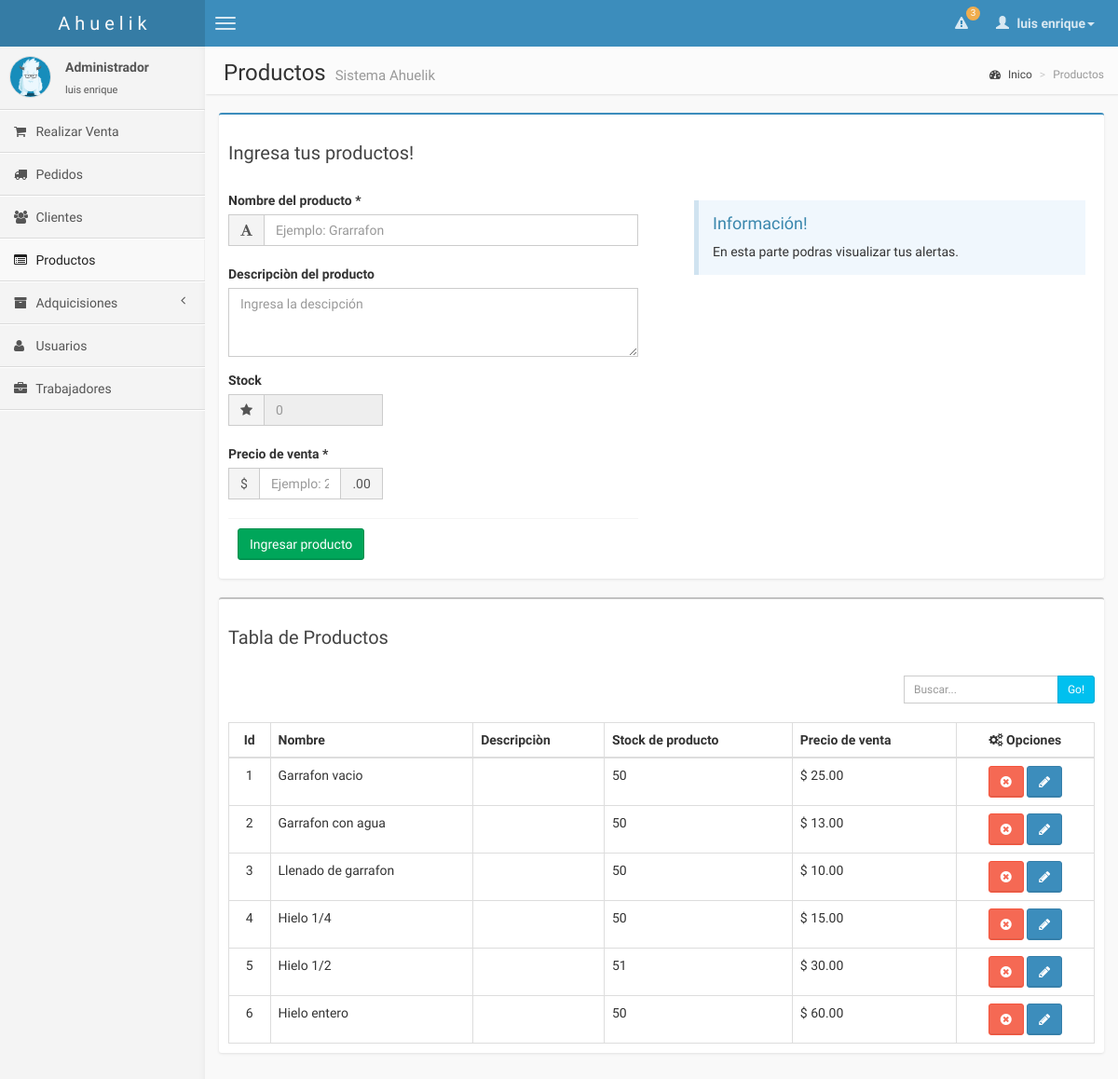
The app's page /pages/admin_productos.php (signed in) with its own data.
### tables this page shows
CREATE TABLE `productos` (
  `id_producto` int(11) NOT NULL AUTO_INCREMENT,
  `nombre` varchar(50) NOT NULL,
  `descripcion` varchar(50) DEFAULT NULL,
  `stock` int(10) NOT NULL,
  `precio_venta` int(10) NOT NULL,
  PRIMARY KEY (`id_producto`)
);

### pages/admin_productos.php (the view, shortened to what this page needs)
<?php
    include("conexion.php");
?>
<!DOCTYPE html>
<html>
    <head>
        <link href="../css/bootstrap.min.css" rel="stylesheet" type="text/css" />
        <link href="../css/font-awesome.min.css" rel="stylesheet" type="text/css" />
        <link href="../css/ionicons.min.css" rel="stylesheet" type="text/css" />
        <link href="../css/datatables/dataTables.bootstrap.css" rel="stylesheet" type="text/css" />
        <link href="../css/AdminLTE.css" rel="stylesheet" type="text/css" />
    </head>
    <body class="pace-done skin-blue">
        <header class="header">
            <a class="logo">
                A h u e l i k
            </a>
            <nav class="navbar navbar-static-top" role="navigation">
                <a href="#" class="navbar-btn sidebar-toggle" data-toggle="offcanvas" role="button">
                    <span class="icon-bar"></span>
                    <span class="icon-bar"></span>
                    <span class="icon-bar"></span>
                </a>
                <div class="navbar-right">
                    <ul class="nav navbar-nav">
                        <?php
                         $v_query = "SELECT * FROM pedidos";
                         $v_registros = mysqli_query($link,$v_query) or die ("Problemas en el select:".mysql_error());
                         $v_total = mysqli_num_rows($v_registros);
                        ?>
                        <li class="dropdown notifications-menu">
                            <a href="#" class="dropdown-toggle" data-toggle="dropdown">
                                <i class="fa fa-warning"></i>
                                <span class="label label-warning"><?php echo "$v_total";?> </span>
                            </a>
                        </li>
                        <li class="dropdown user user-menu">
                            <a href="#" class="dropdown-toggle" data-toggle="dropdown">
                                <i class="glyphicon glyphicon-user"></i>
                                <span><?php echo $_SESSION['usuario']; ?><i class="caret"></i></span>
                            </a>
                        </li>
                    </ul>
                </div>
            </nav>
        </header>
        <div class="wrapper row-offcanvas row-offcanvas-left">
            <aside class="left-side sidebar-offcanvas">
                <section class="sidebar">
                    <div class="user-panel">
                        <div class="pull-left image">
                            <img src="<?php echo $_SESSION['foto_perfil']; ?>" class="img-circle" alt="User Image" />
                        </div>
                        <div class="pull-left info">
                            <p><?php echo $_SESSION['tipo_usuario']; ?></p>
                            <a><i class="text-success"></i><?php echo $_SESSION['usuario']; ?></a>
                        </div>
                    </div>
                    <ul class="sidebar-menu">
                        <li>
                            <a href='ventas.php'>
                                <i class='fa fa-shopping-cart'></i> <span>Realizar Venta</span>
                            </a>
                        </li>
                        <li>
                            <a href='pedidos.php'>
                                <i class='fa fa-truck'></i> <span>Pedidos</span>
                            </a>
                        </li>
                        <li>
                            <a href='clientes.php'>
                                <i class='fa fa-users'></i> <span>Clientes</span>
                            </a>
                        </li>
                    <?php
                       if($_SESSION['privilegios'] == "Todos"){
                           echo "
                                <li class='active'>
                                    <a href='admin_productos.php'>
                                        <i class='fa fa-list-alt'></i> <span>Productos</span>
                                    </a>
                                </li>
                                <li class='treeview'>
                                    <a href='#'>
                                        <i class='fa fa-archive'></i>
                                        <span>Adquicisiones</span>
                                        <i class='fa fa-angle-left pull-right'></i>
                                    </a>
                                    <ul class='treeview-menu'>
                                        <li><a href='adquisicion_productos.php'><i class='fa fa-angle-double-right'></i> Adquisiciòn de productos</a></li>
                                        <li><a href='admin_proveedores.php'><i class='fa fa-angle-double-right'></i> Proveedores</a></li>
                                    </ul>
                                </li>
                                <li>
                                    <a href='admin_usuaios.php'>
                                        <i class='fa fa-user'></i> <span>Usuarios</span>
                                    </a>
                                </li>
                                <li>
                                    <a href='admin_trabajadores.php'>
                                        <i class='fa  fa-briefcase'></i> <span>Trabajadores</span>
                                    </a>
                                </li>
                               ";
                       }
                    ?>
                    </ul>
                </section>
            </aside>
            <aside class="right-side">
                <section class="content-header">
                    <h1>
                        Productos
                        <small> Sistema Ahuelik</small>
                    </h1>
                    <ol class="breadcrumb">
                        <li><a href="sistema.php"><i class="fa fa-dashboard"></i> Inico</a></li>
                        <li class="active">Productos</li>
                    </ol>
                </section>
                <section class="content">
                    <div class="box box-primary">
                        <div class="box-header">
                            <h3 class="box-title">Ingresa tus productos!</h3>
                        </div>
                        <div class="row">
                            <div class="col-sm-6 col-md-6">
                                <form action="admin_productos.php" method="post">
                                    <div class="box-body">
                                        <label>Nombre del producto *</label>
                                        <div class="input-group">
                                            <span class="input-group-addon"><i class="fa fa-font"></i></span>
                                            <input name="p_nombre" type="text" class="form-control" placeholder="Ejemplo: Grarrafon" value='<?php if(isset($_GET['producto_actualizar'])){ echo $v_nombre;}?>' required/>
                                        </div>
                                        <br/>
                                        <div class="form-group">
                                            <label>Descripciòn del producto</label>
                                            <textarea name="p_descripcion" class="form-control" rows="3" placeholder="Ingresa la descipción" maxlength="50"><?php if(isset($_GET['producto_actualizar'])){ echo $v_descripcion;}?></textarea>
                                        </div>
                                        <label>Stock</label>
                                        <div class="row">
                                            <div class="col-xs-5">
                                                <div class="input-group">
                                                    <span class="input-group-addon"><i class="fa fa-star"></i></span>
                                                    <input name="p_stock" type="text" class="form-control" id="disabledTextInput" placeholder="0" value="<?php if(isset($_GET['producto_actualizar'])){ echo $v_stock;}?>" disabled/>
                                                </div>
                                            </div>
                                        </div>
                                        <br/>
                                        <label>Precio de venta *</label>
                                        <div class="row">
                                            <div class="col-xs-5">
                                                <div class="input-group">
                                                    <div class="input-group-addon">$</div>
                                                    <input name="p_presio" type="text" class="form-control" maxlength="10" placeholder="Ejemplo: 20" value="<?php if(isset($_GET['producto_actualizar'])){ echo $v_precio_venta;}?>" onkeypress="return numeros(event)" required/>
                                                    <div class="input-group-addon">.00</div>
                                                </div>
                                            </div>
                                        </div>
                                        <br/>
                                        <div class="box-footer">
                                            <button type="submit" name="insertar_producto" class="btn btn-success" value="1">Ingresar producto</button>
                                        </div>
                                     </div>
                                </form>
                            </div>
                            <div class="col-sm-6 col-md-6">
                                <div class="box-body">
                                    <div class="box-body">
                                    <div class="callout callout-info">
                                        <h4>Información!</h4>
                                        <p>En esta parte podras visualizar tus alertas.</p>
                                    </div>
                                    </div>
                                </div>
                            </div>
                        </div>
                    </div>
                    <div class="box">
                        <div class="box-header">
                            <h3 class="box-title">Tabla de Productos</h3>
                        </div>
                        <div class="row">
                            <div class="col-sm-6 col-md-6">
                            </div>
                            <div class="col-sm-6 col-md-6 text-right">
                                <div class="box-body">
                                    <div class="row">
                                        <div class="col-xs-6"></div>
                                        <div class="col-xs-6">
                                            <div class="input-group input-group-sm">
                                                <input id="searchTerm" type="text" onkeyup="doSearch()" placeholder="Buscar..." class="form-control" />
                                                <span class="input-group-btn">
                                                    <a class="btn btn-info btn-flat">Go!</a>
                                                </span>
                                            </div>
                                        </div>
                                    </div>
                                </div>
                            </div>
                        </div>
                        <div class="box-body table-responsive">
                            <table id="regTable" id="example2" class="table table-bordered table-hover">
                                <thead>
                                    <tr>
                                        <th style='text-align:center'>Id</th>
                                        <th>Nombre</th>
                                        <th>Descripciòn</th>
                                        <th>Stock de producto</th>
                                        <th>Precio de venta</th>
                                        <th style="text-align:center"><samp class="fa fa-cogs"></samp> Opciones</th>
                                    </tr>
                                </thead>
                                <tbody>
                                    <?php
                                        $time = time();
                                        $v_query = "SELECT * FROM productos";
                                        $registros = mysqli_query($link,$v_query) or die("Problemas en el select:".mysql_error());
                                        while($reg = mysqli_fetch_array($registros, MYSQLI_ASSOC)){
                                            echo"<tr>";
                                            echo    "<td style='text-align:center'>".$reg['id_producto']."</td>";
                                            echo    "<td>".$reg['nombre']."</td>";
                                            echo    "<td>".$reg['descripcion']."</td>";
                                            echo    "<td>".$reg['stock']."</td>";
                                            echo    "<td>"."$ ".$reg['precio_venta'].".00"."</td>";
                                            echo    "<td style='text-align:center'>
<a class='btn btn-danger' data-toggle='modal' data-target='#".$reg['id_producto']."' data-whatever='@mdo'><i class='fa fa-times-circle' data-toggle='tooltip' data-placement='top' title='Eliminar'></i></a>
<div class='modal fade' id='".$reg['id_producto']."' tabindex='-1' role='dialog' aria-labelledby='".$reg['id_producto']."Label' aria-hidden='true'>
        <h4 class='modal-title' id='".$reg['id_producto']."Label'>Eliminación de producto</h4>
                                ".date('d-m-Y',$time)."
                                <code>".$reg['nombre']."</code> </br>
                                Stock: ".$reg['stock']." </br>
                                Precio de venta: $".$reg['precio_venta'].".00
        <a href='admin_productos.php?producto_eliminar=".$reg['id_producto']."'  class='btn btn-danger'>Eliminar</a>
</div>
<a href='admin_productos.php?producto_actualizar=".$reg['id_producto']."' class='btn btn-primary' data-toggle='tooltip' data-placement='top' title='Actualizar'><i class='fa fa fa-pencil'></i></a>
                                                    </td>";
                                            echo"</tr>";
                                        }
                                    ?>
                                </tbody>
                            </table>
                        </div>
                    </div>
                </section>
            </aside>
        </div>
    </body>
</html>

### records on screen
productos: id_producto "1", nombre "Garrafon vacio", stock "50", precio_venta "25"
productos: id_producto "2", nombre "Garrafon con agua", stock "50", precio_venta "13"
productos: id_producto "3", nombre "Llenado de garrafon", stock "50", precio_venta "10"
productos: id_producto "4", nombre "Hielo 1/4", stock "50", precio_venta "15"
productos: id_producto "5", nombre "Hielo 1/2", stock "51", precio_venta "30"
productos: id_producto "6", nombre "Hielo entero", stock "50", precio_venta "60"

### other values on screen
$v_total "3"
$_SESSION['usuario'] "luis enrique"
$_SESSION['tipo_usuario'] "Administrador"
